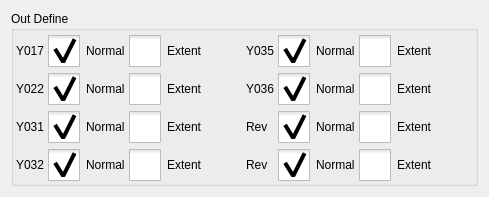
     <widget class="QWidget" name="tab_2">
      <attribute name="title">
       <string>Out Define</string>
      </attribute>
      <layout class="QHBoxLayout" name="horizontalLayout_5">
       <item>
        <widget class="QGroupBox" name="outDefineBox">
         <property name="title">
          <string>Out Define</string>
         </property>
         <layout class="QGridLayout" name="gridLayout_2">
          <property name="leftMargin">
           <number>2</number>
          </property>
          <property name="topMargin">
           <number>4</number>
          </property>
          <property name="rightMargin">
           <number>2</number>
          </property>
          <property name="bottomMargin">
           <number>2</number>
          </property>
          <property name="horizontalSpacing">
           <number>3</number>
          </property>
          <property name="verticalSpacing">
           <number>6</number>
          </property>
          <item row="1" column="2">
           <widget class="QCheckBox" name="extentBBox">
            <property name="styleSheet">
             <string notr="true">::indicator {
     width: 32px;
     height: 32px;
 }

::indicator:unchecked 
{
     image: url(:/resource/check_unchecked.png);
 }
::indicator:checked 
{
     image: url(:/resource/check_checked.png);
 }

QRadioButton::indicator:checked:disabled
{
 image: url(:/resource/check_checked_disable.png);
}

QRadioButton::indicator:unchecked:disabled
{
 image: url(:/resource/check_unchecked_disable.png);
}</string>
            </property>
            <property name="text">
             <string>Extent</string>
            </property>
            <attribute name="buttonGroup">
             <string notr="true">buttonGroupB</string>
            </attribute>
           </widget>
          </item>
          <item row="0" column="2">
           <widget class="QCheckBox" name="extentABox">
            <property name="styleSheet">
             <string notr="true">::indicator {
     width: 32px;
     height: 32px;
 }

::indicator:unchecked 
{
     image: url(:/resource/check_unchecked.png);
 }
::indicator:checked 
{
     image: url(:/resource/check_checked.png);
 }

QRadioButton::indicator:checked:disabled
{
 image: url(:/resource/check_checked_disable.png);
}

QRadioButton::indicator:unchecked:disabled
{
 image: url(:/resource/check_unchecked_disable.png);
}</string>
            </property>
            <property name="text">
             <string>Extent</string>
            </property>
            <attribute name="buttonGroup">
             <string notr="true">buttonGroupA</string>
            </attribute>
           </widget>
          </item>
          <item row="3" column="2">
           <widget class="QCheckBox" name="extentDBox">
            <property name="styleSheet">
             <string notr="true">::indicator {
     width: 32px;
     height: 32px;
 }

::indicator:unchecked 
{
     image: url(:/resource/check_unchecked.png);
 }
::indicator:checked 
{
     image: url(:/resource/check_checked.png);
 }

QRadioButton::indicator:checked:disabled
{
 image: url(:/resource/check_checked_disable.png);
}

QRadioButton::indicator:unchecked:disabled
{
 image: url(:/resource/check_unchecked_disable.png);
}</string>
            </property>
            <property name="text">
             <string>Extent</string>
            </property>
            <attribute name="buttonGroup">
             <string notr="true">buttonGroupD</string>
            </attribute>
           </widget>
          </item>
          <item row="0" column="0">
           <widget class="QLabel" name="label">
            <property name="text">
             <string notr="true">Y017</string>
            </property>
           </widget>
          </item>
          <item row="0" column="4">
           <widget class="QLabel" name="label_8">
            <property name="text">
             <string notr="true">Y035</string>
            </property>
           </widget>
          </item>
          <item row="1" column="0">
           <widget class="QLabel" name="label_2">
            <property name="text">
             <string notr="true">Y022</string>
            </property>
           </widget>
          </item>
          <item row="3" column="4">
           <widget class="QLabel" name="label_10">
            <property name="text">
             <string>Rev</string>
            </property>
           </widget>
          </item>
          <item row="0" column="3">
           <spacer name="horizontalSpacer_3">
            <property name="orientation">
             <enum>Qt::Horizontal</enum>
            </property>
            <property name="sizeHint" stdset="0">
             <size>
              <width>40</width>
              <height>20</height>
             </size>
            </property>
           </spacer>
          </item>
          <item row="0" column="7">
           <spacer name="horizontalSpacer_4">
            <property name="orientation">
             <enum>Qt::Horizontal</enum>
            </property>
            <property name="sizeHint" stdset="0">
             <size>
              <width>40</width>
              <height>20</height>
             </size>
            </property>
           </spacer>
          </item>
          <item row="1" column="4">
           <widget class="QLabel" name="label_9">
            <property name="text">
             <string notr="true">Y036</string>
            </property>
           </widget>
          </item>
          <item row="2" column="0">
           <widget class="QLabel" name="label_3">
            <property name="text">
             <string notr="true">Y031</string>
            </property>
           </widget>
          </item>
          <item row="2" column="4">
           <widget class="QLabel" name="label_11">
            <property name="text">
             <string>Rev</string>
            </property>
           </widget>
          </item>
          <item row="3" column="0">
           <widget class="QLabel" name="label_4">
            <property name="text">
             <string notr="true">Y032</string>
            </property>
           </widget>
          </item>
          <item row="0" column="1">
           <widget class="QCheckBox" name="normalABox">
            <property name="styleSheet">
             <string notr="true">::indicator {
     width: 32px;
     height: 32px;
 }

::indicator:unchecked 
{
     image: url(:/resource/check_unchecked.png);
 }
::indicator:checked 
{
     image: url(:/resource/check_checked.png);
 }

QRadioButton::indicator:checked:disabled
{
 image: url(:/resource/check_checked_disable.png);
}

QRadioButton::indicator:unchecked:disabled
{
 image: url(:/resource/check_unchecked_disable.png);
}</string>
            </property>
            <property name="text">
             <string>Normal</string>
            </property>
            <property name="checked">
             <bool>true</bool>
            </property>
            <attribute name="buttonGroup">
             <string notr="true">buttonGroupA</string>
            </attribute>
           </widget>
          </item>
          <item row="1" column="1">
           <widget class="QCheckBox" name="normalBBox">
            <property name="styleSheet">
             <string notr="true">::indicator {
     width: 32px;
     height: 32px;
 }

::indicator:unchecked 
{
     image: url(:/resource/check_unchecked.png);
 }
::indicator:checked 
{
     image: url(:/resource/check_checked.png);
 }

QRadioButton::indicator:checked:disabled
{
 image: url(:/resource/check_checked_disable.png);
}

QRadioButton::indicator:unchecked:disabled
{
 image: url(:/resource/check_unchecked_disable.png);
}</string>
            </property>
            <property name="text">
             <string>Normal</string>
            </property>
            <property name="checked">
             <bool>true</bool>
            </property>
            <attribute name="buttonGroup">
             <string notr="true">buttonGroupB</string>
            </attribute>
           </widget>
          </item>
          <item row="3" column="1">
           <widget class="QCheckBox" name="normalDBox">
            <property name="styleSheet">
             <string notr="true">::indicator {
     width: 32px;
     height: 32px;
 }

::indicator:unchecked 
{
     image: url(:/resource/check_unchecked.png);
 }
::indicator:checked 
{
     image: url(:/resource/check_checked.png);
 }

QRadioButton::indicator:checked:disabled
{
 image: url(:/resource/check_checked_disable.png);
}

QRadioButton::indicator:unchecked:disabled
{
 image: url(:/resource/check_unchecked_disable.png);
}</string>
            </property>
            <property name="text">
             <string>Normal</string>
            </property>
            <property name="checked">
             <bool>true</bool>
            </property>
            <attribute name="buttonGroup">
             <string notr="true">buttonGroupD</string>
            </attribute>
           </widget>
          </item>
          <item row="0" column="5">
           <widget class="QCheckBox" name="normalEBox">
            <property name="styleSheet">
             <string notr="true">::indicator {
     width: 32px;
     height: 32px;
 }

::indicator:unchecked 
{
     image: url(:/resource/check_unchecked.png);
 }
::indicator:checked 
{
     image: url(:/resource/check_checked.png);
 }

QRadioButton::indicator:checked:disabled
{
 image: url(:/resource/check_checked_disable.png);
}

QRadioButton::indicator:unchecked:disabled
{
 image: url(:/resource/check_unchecked_disable.png);
}</string>
            </property>
            <property name="text">
             <string>Normal</string>
            </property>
            <property name="checked">
             <bool>true</bool>
            </property>
            <attribute name="buttonGroup">
             <string notr="true">buttonGroupE</string>
            </attribute>
           </widget>
          </item>
          <item row="2" column="1">
           <widget class="QCheckBox" name="normalCBox">
            <property name="styleSheet">
             <string notr="true">::indicator {
     width: 32px;
     height: 32px;
 }

::indicator:unchecked 
{
     image: url(:/resource/check_unchecked.png);
 }
::indicator:checked 
{
     image: url(:/resource/check_checked.png);
 }

QRadioButton::indicator:checked:disabled
{
 image: url(:/resource/check_checked_disable.png);
}

QRadioButton::indicator:unchecked:disabled
{
 image: url(:/resource/check_unchecked_disable.png);
}</string>
            </property>
            <property name="text">
             <string>Normal</string>
            </property>
            <property name="checked">
             <bool>true</bool>
            </property>
            <attribute name="buttonGroup">
             <string notr="true">buttonGroupC</string>
            </attribute>
           </widget>
          </item>
          <item row="2" column="2">
           <widget class="QCheckBox" name="extentCBox">
            <property name="styleSheet">
             <string notr="true">::indicator {
     width: 32px;
     height: 32px;
 }

::indicator:unchecked 
{
     image: url(:/resource/check_unchecked.png);
 }
::indicator:checked 
{
     image: url(:/resource/check_checked.png);
 }

QRadioButton::indicator:checked:disabled
{
 image: url(:/resource/check_checked_disable.png);
}

QRadioButton::indicator:unchecked:disabled
{
 image: url(:/resource/check_unchecked_disable.png);
}</string>
            </property>
            <property name="text">
             <string>Extent</string>
            </property>
            <attribute name="buttonGroup">
             <string notr="true">buttonGroupC</string>
            </attribute>
           </widget>
          </item>
          <item row="0" column="6">
           <widget class="QCheckBox" name="extentEBox">
            <property name="styleSheet">
             <string notr="true">::indicator {
     width: 32px;
     height: 32px;
 }

::indicator:unchecked 
{
     image: url(:/resource/check_unchecked.png);
 }
::indicator:checked 
{
     image: url(:/resource/check_checked.png);
 }

QRadioButton::indicator:checked:disabled
{
 image: url(:/resource/check_checked_disable.png);
}

QRadioButton::indicator:unchecked:disabled
{
 image: url(:/resource/check_unchecked_disable.png);
}</string>
            </property>
            <property name="text">
             <string>Extent</string>
            </property>
            <attribute name="buttonGroup">
             <string notr="true">buttonGroupE</string>
            </attribute>
           </widget>
          </item>
          <item row="1" column="5">
           <widget class="QCheckBox" name="normalFBox">
            <property name="styleSheet">
             <string notr="true">::indicator {
     width: 32px;
     height: 32px;
 }

::indicator:unchecked 
{
     image: url(:/resource/check_unchecked.png);
 }
::indicator:checked 
{
     image: url(:/resource/check_checked.png);
 }

QRadioButton::indicator:checked:disabled
{
 image: url(:/resource/check_checked_disable.png);
}

QRadioButton::indicator:unchecked:disabled
{
 image: url(:/resource/check_unchecked_disable.png);
}</string>
            </property>
            <property name="text">
             <string>Normal</string>
            </property>
            <property name="checked">
             <bool>true</bool>
            </property>
            <attribute name="buttonGroup">
             <string notr="true">buttonGroupF</string>
            </attribute>
           </widget>
          </item>
          <item row="2" column="5">
           <widget class="QCheckBox" name="normalGBox">
            <property name="styleSheet">
             <string notr="true">::indicator {
     width: 32px;
     height: 32px;
 }

::indicator:unchecked 
{
     image: url(:/resource/check_unchecked.png);
 }
::indicator:checked 
{
     image: url(:/resource/check_checked.png);
 }

QRadioButton::indicator:checked:disabled
{
 image: url(:/resource/check_checked_disable.png);
}

QRadioButton::indicator:unchecked:disabled
{
 image: url(:/resource/check_unchecked_disable.png);
}</string>
            </property>
            <property name="text">
             <string>Normal</string>
            </property>
            <property name="checked">
             <bool>true</bool>
            </property>
            <attribute name="buttonGroup">
             <string notr="true">buttonGroupG</string>
            </attribute>
           </widget>
          </item>
          <item row="3" column="5">
           <widget class="QCheckBox" name="normalHBox">
            <property name="styleSheet">
             <string notr="true">::indicator {
     width: 32px;
     height: 32px;
 }

::indicator:unchecked 
{
     image: url(:/resource/check_unchecked.png);
 }
::indicator:checked 
{
     image: url(:/resource/check_checked.png);
 }

QRadioButton::indicator:checked:disabled
{
 image: url(:/resource/check_checked_disable.png);
}

QRadioButton::indicator:unchecked:disabled
{
 image: url(:/resource/check_unchecked_disable.png);
}</string>
            </property>
            <property name="text">
             <string>Normal</string>
            </property>
            <property name="checked">
             <bool>true</bool>
            </property>
            <attribute name="buttonGroup">
             <string notr="true">buttonGroupH</string>
            </attribute>
           </widget>
          </item>
          <item row="1" column="6">
           <widget class="QCheckBox" name="extentFBox">
            <property name="styleSheet">
             <string notr="true">::indicator {
     width: 32px;
     height: 32px;
 }

::indicator:unchecked 
{
     image: url(:/resource/check_unchecked.png);
 }
::indicator:checked 
{
     image: url(:/resource/check_checked.png);
 }

QRadioButton::indicator:checked:disabled
{
 image: url(:/resource/check_checked_disable.png);
}

QRadioButton::indicator:unchecked:disabled
{
 image: url(:/resource/check_unchecked_disable.png);
}</string>
            </property>
            <property name="text">
             <string>Extent</string>
            </property>
            <attribute name="buttonGroup">
             <string notr="true">buttonGroupF</string>
            </attribute>
           </widget>
          </item>
          <item row="2" column="6">
           <widget class="QCheckBox" name="extentGBox">
            <property name="styleSheet">
             <string notr="true">::indicator {
     width: 32px;
     height: 32px;
 }

::indicator:unchecked 
{
     image: url(:/resource/check_unchecked.png);
 }
::indicator:checked 
{
     image: url(:/resource/check_checked.png);
 }

QRadioButton::indicator:checked:disabled
{
 image: url(:/resource/check_checked_disable.png);
}

QRadioButton::indicator:unchecked:disabled
{
 image: url(:/resource/check_unchecked_disable.png);
}</string>
            </property>
            <property name="text">
             <string>Extent</string>
            </property>
            <attribute name="buttonGroup">
             <string notr="true">buttonGroupG</string>
            </attribute>
           </widget>
          </item>
          <item row="3" column="6">
           <widget class="QCheckBox" name="extentHBox">
            <property name="styleSheet">
             <string notr="true">::indicator {
     width: 32px;
     height: 32px;
 }

::indicator:unchecked 
{
     image: url(:/resource/check_unchecked.png);
 }
::indicator:checked 
{
     image: url(:/resource/check_checked.png);
 }

QRadioButton::indicator:checked:disabled
{
 image: url(:/resource/check_checked_disable.png);
}

QRadioButton::indicator:unchecked:disabled
{
 image: url(:/resource/check_unchecked_disable.png);
}</string>
            </property>
            <property name="text">
             <string>Extent</string>
            </property>
            <attribute name="buttonGroup">
             <string notr="true">buttonGroupH</string>
            </attribute>
           </widget>
          </item>
         </layout>
        </widget>
       </item>
      </layout>
     </widget>
